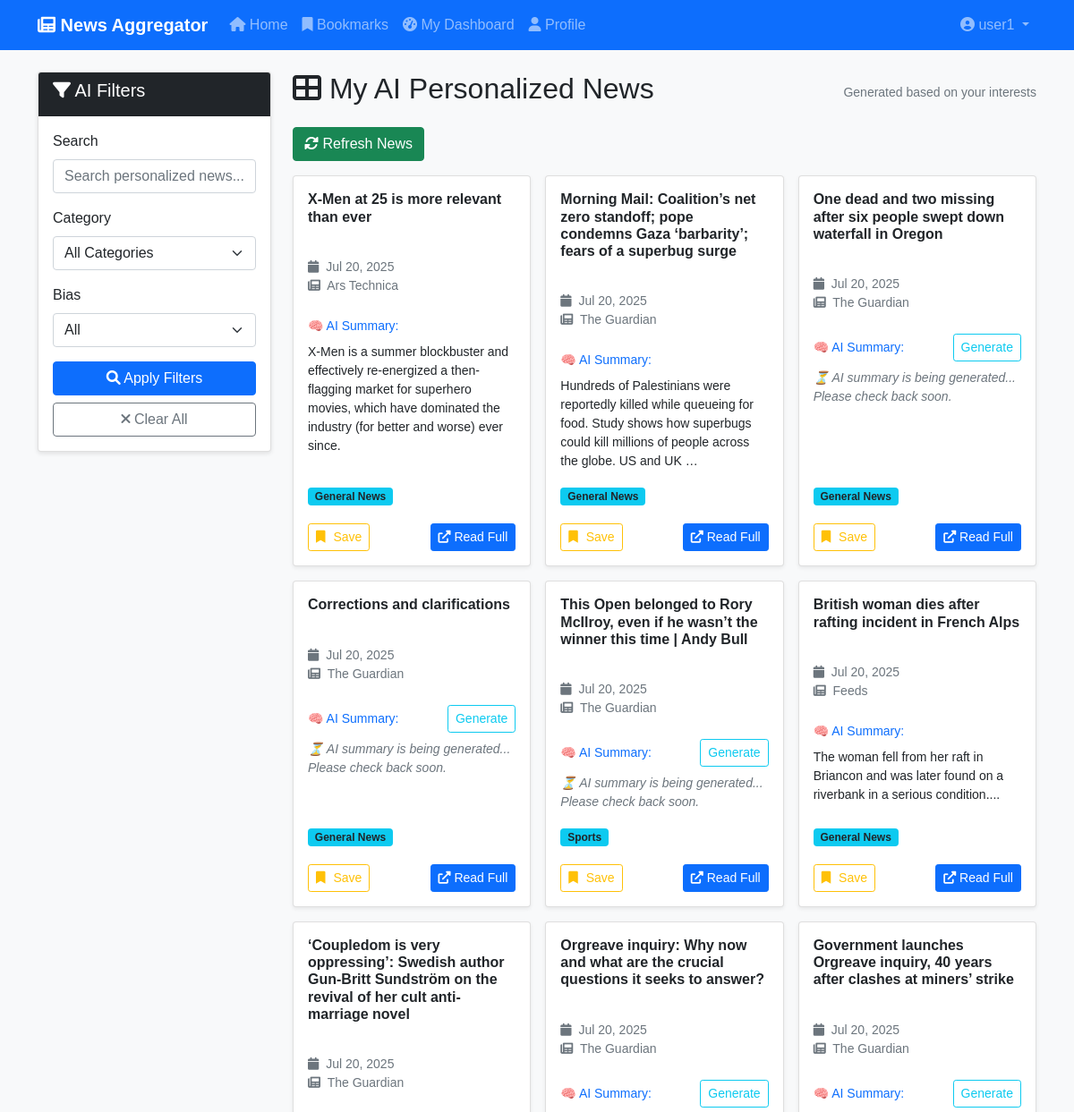
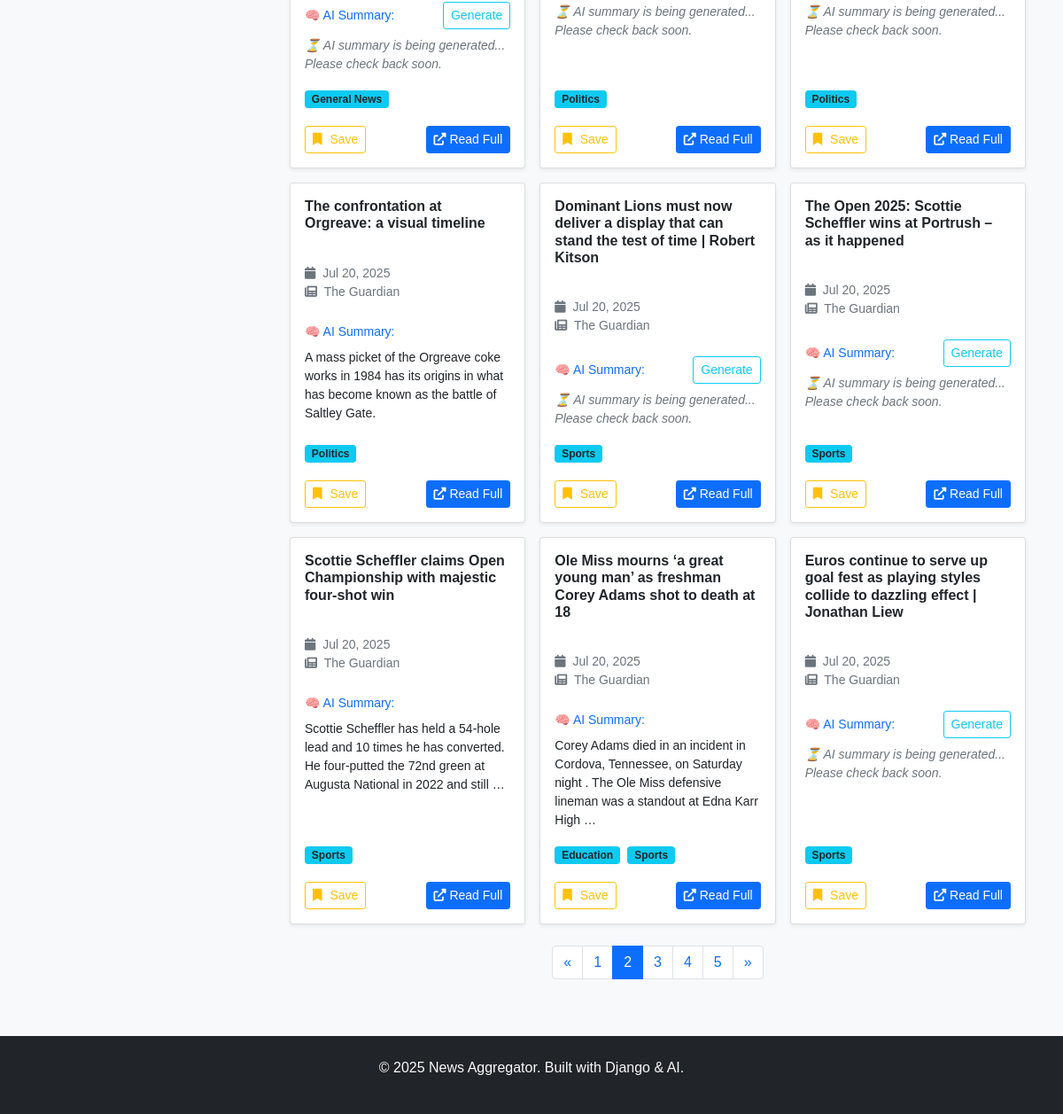
The app's page /dashboard/?page=2&search=&category=&bias= (signed in), older data (2 pictures, top to bottom).
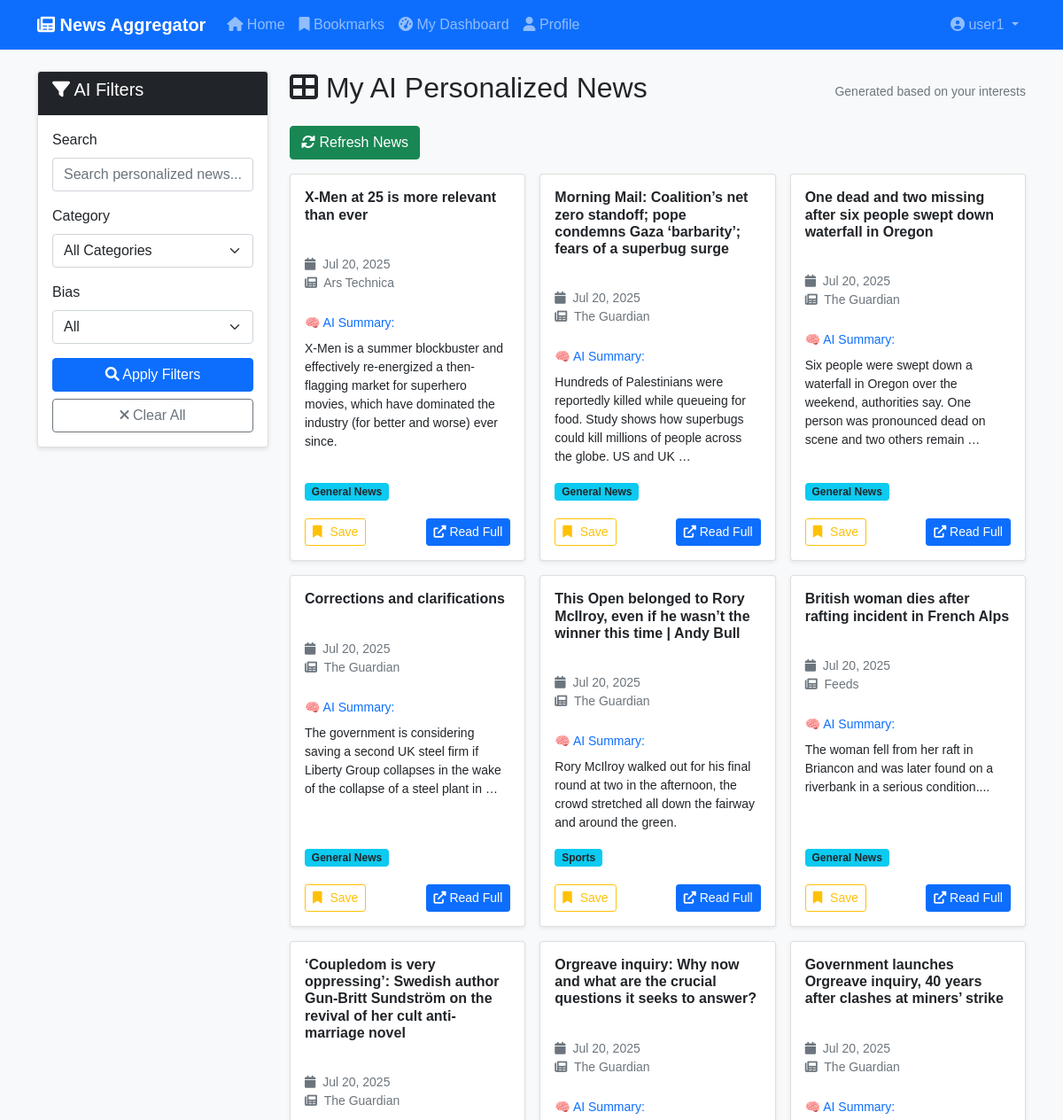
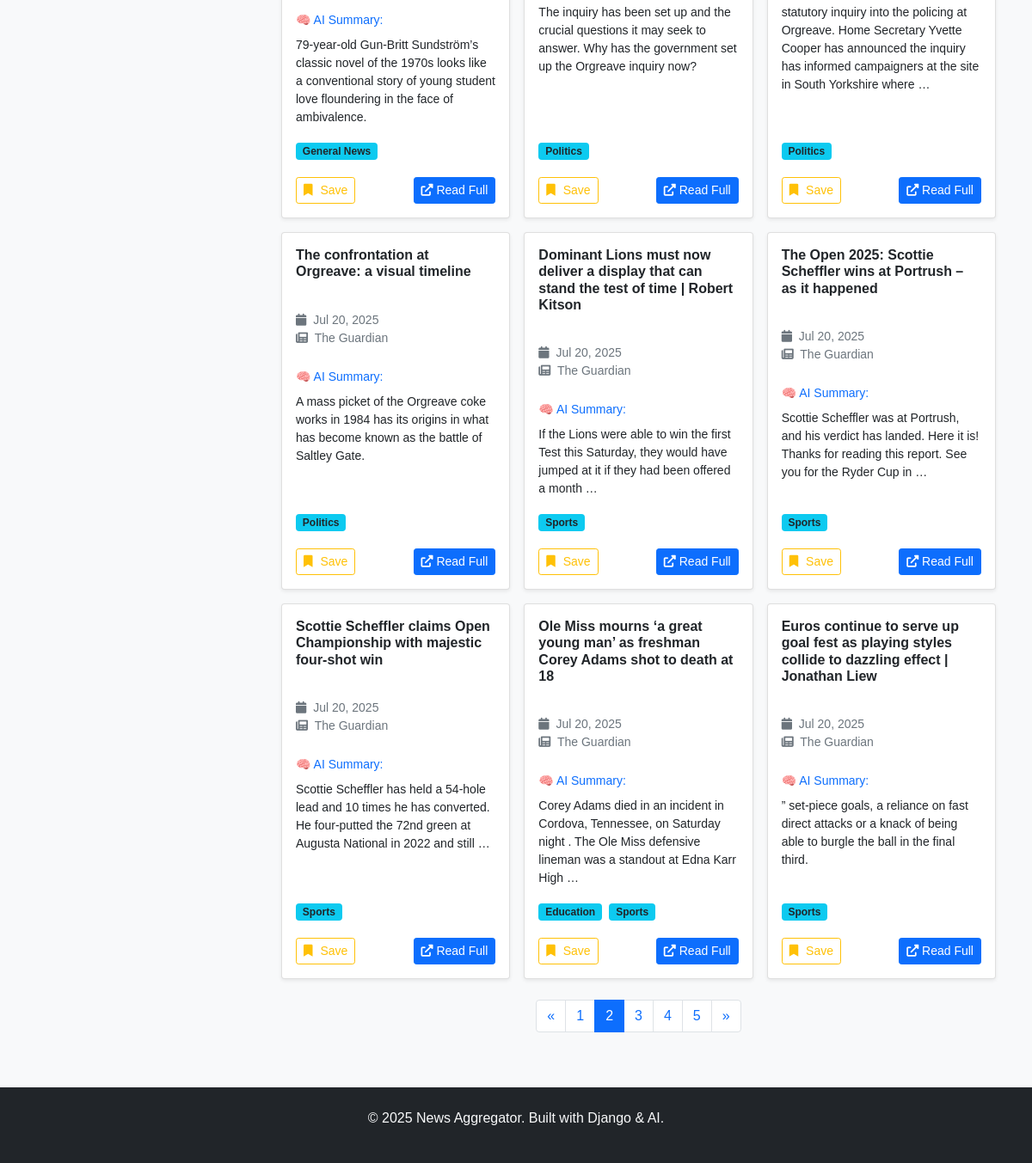
The same page, newer data (2 pictures, top to bottom).
### apps/news/models.py (models this page shows, shortened)
class Article(models.Model):
    BIAS_CHOICES = [
        ('LEFT', 'Left-leaning'),
        ('RIGHT', 'Right-leaning'),
        ('NEUTRAL', 'Neutral'),
        ('UNKNOWN', 'Unknown'),
    ]
    title = models.CharField(max_length=500, db_index=True)
    image_url = models.URLField(blank=True, null=True)
    url = models.URLField(unique=True)
    description = models.TextField(blank=True)
    summary = models.TextField(blank=True, null=True)  # AI-generated summary
    content = models.TextField(blank=True)
    author = models.CharField(max_length=200, blank=True)
    source = models.CharField(max_length=200, db_index=True)
    published_date = models.DateTimeField(db_index=True)
    created_at = models.DateTimeField(auto_now_add=True)
    updated_at = models.DateTimeField(auto_now=True)
    summary = models.TextField(blank=True)
    bias_score = models.CharField(
        max_length=10,
        choices=BIAS_CHOICES,
        default='UNKNOWN',
        db_index=True
    )
    categories = models.ManyToManyField(Category, blank=True)
    created_at = models.DateTimeField(auto_now_add=True)
    class Meta:
        ordering = ['-published_date']
        indexes = [
            models.Index(fields=['published_date', 'bias_score']),
            models.Index(fields=['source', 'published_date']),
        ]
    @property
    def bias_color(self):
        return {
            'LEFT': '#3498db',      # blue
            'RIGHT': '#e74c3c',     # red
            'NEUTRAL': '#2ecc71',   # green
            'UNKNOWN': '#95a5a6',   # grey
        }.get(self.bias_score, '#95a5a6')
    @property
    def get_bias_score_display(self):
        bias_labels = {
            'left': 'Left Bias',
            'center': 'Center',
            'right': 'Right Bias',
            'unknown': 'Unknown'
        }
        return bias_labels.get(self.bias_score, 'Unknown')

class Category(models.Model):
    name = models.CharField(max_length=100, unique=True)
    slug = models.SlugField(unique=True)
    description = models.TextField(blank=True)
    created_at = models.DateTimeField(auto_now_add=True)
    class Meta:
        verbose_name_plural = "Categories"
        ordering = ['name']

### apps/news/views.py (the view)
# urls.py: path('dashboard/', views.dashboard, name='dashboard'),
@login_required
def dashboard(request):
    user_categories = UserInterest.objects.filter(
        user=request.user).values_list('category', flat=True)
    articles = Article.objects.filter(
        categories__in=user_categories).distinct()
    search_query = request.GET.get('search', '')
    if search_query:
        articles = articles.filter(Q(title__icontains=search_query) | Q(
            description__icontains=search_query))
    bias_filter = request.GET.get('bias', '')
    if bias_filter:
        articles = articles.filter(bias_score=bias_filter)
    category_filter = request.GET.get('category', '')
    if category_filter:
        articles = articles.filter(categories__slug=category_filter)
    paginator = Paginator(articles, 15)
    page_number = request.GET.get('page')
    page_obj = paginator.get_page(page_number)
    context = {
        'page_obj': page_obj,
        'categories': Category.objects.all(),
        'search_query': search_query,
        'bias_filter': bias_filter,
        'category_filter': category_filter,
    }
    return render(request, 'dashboard.html', context)

### templates/dashboard.html (shortened to what this page needs)
{% extends 'base.html' %}
{% load static %}
{% block content %}
<div class="row">
    <div class="col-md-3">
        <div class="card">
            <div class="card-header bg-dark text-white">
                <h5><i class="fas fa-filter"></i> AI Filters</h5>
            </div>
            <div class="card-body">
                <form method="GET">
                    <div class="mb-3">
                        <label class="form-label">Search</label>
                        <input type="text" class="form-control" name="search" value="{{ search_query }}" placeholder="Search personalized news...">
                    </div>
                    <div class="mb-3">
                        <label class="form-label">Category</label>
                        <select class="form-select" name="category">
                            <option value="">All Categories</option>
                        </select>
                    </div>
                    <div class="mb-3">
                        <label class="form-label">Bias</label>
                        <select class="form-select" name="bias">
                            <option value="">All</option>
                        </select>
                    </div>
                    <button type="submit" class="btn btn-primary w-100">
                        <i class="fas fa-search"></i> Apply Filters
                    </button>
                    <a href="{% url 'dashboard' %}" class="btn btn-outline-secondary w-100 mt-2">
                        <i class="fas fa-times"></i> Clear All
                    </a>
                </form>
            </div>
        </div>
    </div>
    <div class="col-md-9">
        <div class="d-flex justify-content-between align-items-center mb-3">
            <h2><i class="fas fa-th-large"></i> My AI Personalized News</h2>
            <small class="text-muted">Generated based on your interests</small>
        </div>
        {% if page_obj.object_list %}
        <div class="mb-3">
            <button id="refresh-news" class="btn btn-success">
                <i class="fas fa-sync-alt"></i> Refresh News
            </button>
        </div>
        <div class="row g-3 articles-grid">
            {% for article in page_obj %}
            <div class="col-lg-6 col-xl-4">
                <div class="card h-100 article-card shadow-sm">
                    <div class="card-body d-flex flex-column">
                        <div class="mb-3">
                            <h6 class="card-title mb-2">
                                <a href="{% url 'article_detail' article.id %}" class="text-decoration-none text-dark fw-bold">
                                    {{ article.title }}
                                </a>
                            </h6>
                            <div class="mb-2">
                                <span class="badge bg-{{ article.bias_color }} me-1">
                                </span>
                                <div class="text-muted small mt-1">
                                    <div><i class="fas fa-calendar me-1"></i> {{ article.published_date|date:"M d, Y" }}</div>
                                    <div><i class="fas fa-newspaper me-1"></i> {{ article.source }}</div>
                                </div>
                            </div>
                        </div>
                        <div class="mb-3 flex-grow-1">
                            <div class="d-flex align-items-center justify-content-between mb-2">
                                <small class="text-primary fw-semibold">🧠 AI Summary:</small>
                                {% if not article.summary %}
                                <form method="post" class="summary-form" data-article-id="{{ article.id }}">
                                    <button class="btn btn-sm btn-outline-info py-1 px-2">Generate</button>
                                </form>
                                {% endif %}
                            </div>
                            <p class="card-text small" data-summary-present="{% if article.summary %}true{% else %}false{% endif %}">
                                {% if article.summary %}
                                    {{ article.summary|truncatewords:25 }}
                                {% else %}
                                    <span class="text-muted fst-italic">⏳ AI summary is being generated... Please check back soon.</span>
                                {% endif %}
                            </p>
                        </div>
                        <div class="article-categories mb-3">
                            {% for category in article.categories.all %}
                            <span class="badge bg-info text-dark me-1 mb-1">{{ category.name }}</span>
                            {% endfor %}
                        </div>
                        <div class="mt-auto">
                            <div class="d-flex justify-content-between align-items-center">
                                {% if user.is_authenticated %}
                                <button class="btn btn-sm btn-outline-warning bookmark-btn"
                                        data-article-id="{{ article.id }}"
                                        data-bookmarked="{% if article.id in bookmarked_articles %}true{% else %}false{% endif %}">
                                    <i class="fas fa-bookmark"></i>
                                    <span class="bookmark-text d-none d-md-inline">
                                        {% if article.id in bookmarked_articles %}Saved{% else %}Save{% endif %}
                                    </span>
                                </button>
                                {% endif %}
                                <a href="{{ article.url }}" target="_blank" class="btn btn-sm btn-primary">
                                    <i class="fas fa-external-link-alt"></i>
                                    <span class="d-none d-md-inline">Read Full</span>
                                </a>
                            </div>
                        </div>
                    </div>
                </div>
            </div>
            {% endfor %}
        </div>
        {% if page_obj.has_other_pages %}
        <nav aria-label="Articles pagination" class="mt-4">
            <ul class="pagination justify-content-center">
                {% if page_obj.has_previous %}
                <li class="page-item">
                    <a class="page-link" href="?page={{ page_obj.previous_page_number }}&search={{ search_query }}&category={{ category_filter }}&bias={{ bias_filter }}" aria-label="Previous">
                        <span aria-hidden="true">&laquo;</span>
                    </a>
                </li>
                {% endif %}
                {% for num in page_obj.paginator.page_range %}
                <li class="page-item {% if page_obj.number == num %}active{% endif %}">
                    <a class="page-link" href="?page={{ num }}&search={{ search_query }}&category={{ category_filter }}&bias={{ bias_filter }}">{{ num }}</a>
                </li>
                {% endfor %}
                {% if page_obj.has_next %}
                <li class="page-item">
                    <a class="page-link" href="?page={{ page_obj.next_page_number }}&search={{ search_query }}&category={{ category_filter }}&bias={{ bias_filter }}" aria-label="Next">
                        <span aria-hidden="true">&raquo;</span>
                    </a>
                </li>
                {% endif %}
            </ul>
        </nav>
        {% endif %}
        {% else %}
        <div class="alert alert-info text-center">
            <i class="fas fa-info-circle"></i> No articles found. Try adjusting your filters or refresh news.
        </div>
        {% endif %}
    </div>
</div>
{% endblock %}

### templates/base.html (shortened to what this page needs)
<!DOCTYPE html>
<html lang="en">
<head>
    <link href="https://cdn.jsdelivr.net/npm/bootstrap@5.1.3/dist/css/bootstrap.min.css" rel="stylesheet">
    <link href="https://cdnjs.cloudflare.com/ajax/libs/font-awesome/6.0.0/css/all.min.css" rel="stylesheet">
    <link href="{% load static %}{% static 'css/style.css' %}" rel="stylesheet">
</head>
<body>
    <nav class="navbar navbar-expand-lg navbar-dark bg-primary">
        <div class="container">
            <a class="navbar-brand" href="{% url 'home' %}">
                <i class="fas fa-newspaper"></i> News Aggregator
            </a>
            <div class="collapse navbar-collapse" id="navbarNav">
                <ul class="navbar-nav me-auto">
                    <li class="nav-item">
                        <a class="nav-link" href="{% url 'home' %}">
                            <i class="fas fa-home"></i> Home
                        </a>
                    </li>
                    {% if user.is_authenticated %}
                    <li class="nav-item">
                        <a class="nav-link" href="{% url 'bookmarks' %}">
                            <i class="fas fa-bookmark"></i> Bookmarks
                        </a>
                    </li>
                    <li class="nav-item">
                        <a class="nav-link" href="{% url 'dashboard' %}">
                            <i class="fas fa-tachometer-alt"></i> My Dashboard
                        </a>
                    </li>
                    <li class="nav-item">
                        <a class="nav-link" href="{% url 'profile' %}">
                            <i class="fas fa-user"></i> Profile
                        </a>
                    </li>
                    {% endif %}
                </ul>
                <ul class="navbar-nav">
                    {% if user.is_authenticated %}
                    <li class="nav-item dropdown">
                        <a class="nav-link dropdown-toggle" href="#" role="button" data-bs-toggle="dropdown">
                            <i class="fas fa-user-circle"></i> {{ user.username }}
                        </a>
                    </li>
                    {% endif %}
                </ul>
            </div>
        </div>
    </nav>
    <main class="container mt-4">
        {% block content %}
        {% endblock %}
    </main>
    <footer class="bg-dark text-light mt-5 py-4">
        <div class="container text-center">
            <p>&copy; 2025 News Aggregator. Built with Django & AI.</p>
        </div>
    </footer>
    <script src="{% load static %}{% static 'js/main.js' %}"></script>
</body>
</html>

### static/css/style.css (style rules this page uses)
body { font-family: Arial, sans-serif; background-color: #f8f9fa; }
.navbar-brand { font-weight: bold; }
.card { box-shadow: 0 2px 5px rgba(0,0,0,0.1); }
.bookmark-btn { white-space: nowrap; }
.bookmark-btn .fas { margin-right: 5px; }

### templates/dashboard.html (style rules this page uses)
.articles-grid .article-card { transition: transform 0.2s ease, box-shadow 0.2s ease; }
.article-card { min-height: 300px; }

Row changes from the older to the newer data that the page shows:
changed Article "One dead and two missing after six people swept down waterfall in Oregon": summary (not shown) → "Six people were swept down a waterfall in Oregon over the weekend, authorities say. One person was pronounced dead on scene and two others remain …"; no longer shows "Generate ⏳ AI summary is being generated... Please check back soon."
changed Article "Corrections and clarifications": summary (not shown) → "The government is considering saving a second UK steel firm if Liberty Group collapses in the wake of the collapse of a steel plant in …"; no longer shows "Generate ⏳ AI summary is being generated... Please check back soon."
changed Article: summary (not shown) → "Rory McIlroy walked out for his final round at two in the afternoon, the crowd stretched all down the fairway and around the green."; no longer shows "Generate ⏳ AI summary is being generated... Please check back soon."
changed Article: summary (not shown) → "79-year-old Gun-Britt Sundström’s classic novel of the 1970s looks like a conventional story of young student love floundering in the face of ambivalence."; no longer shows "Generate ⏳ AI summary is being generated... Please check back soon."
changed Article "Orgreave inquiry: Why now and what are the crucial questions it seeks to answer?": summary (not shown) → "The inquiry has been set up and the crucial questions it may seek to answer. Why has the government set up the Orgreave inquiry now?"; no longer shows "Generate ⏳ AI summary is being generated... Please check back soon."
changed Article: summary (not shown) → "statutory inquiry into the policing at Orgreave. Home Secretary Yvette Cooper has announced the inquiry has informed campaigners at the site in South Yorkshire where …"; no longer shows "Generate ⏳ AI summary is being generated... Please check back soon."
changed Article: summary (not shown) → "If the Lions were able to win the first Test this Saturday, they would have jumped at it if they had been offered a month …"; no longer shows "Generate ⏳ AI summary is being generated... Please check back soon."
changed Article: summary (not shown) → "Scottie Scheffler was at Portrush, and his verdict has landed. Here it is! Thanks for reading this report. See you for the Ryder Cup in …"; no longer shows "Generate ⏳ AI summary is being generated... Please check back soon."
changed Article: summary (not shown) → "” set-piece goals, a reliance on fast direct attacks or a knack of being able to burgle the ball in the final third."; no longer shows "Generate ⏳ AI summary is being generated... Please check back soon."
